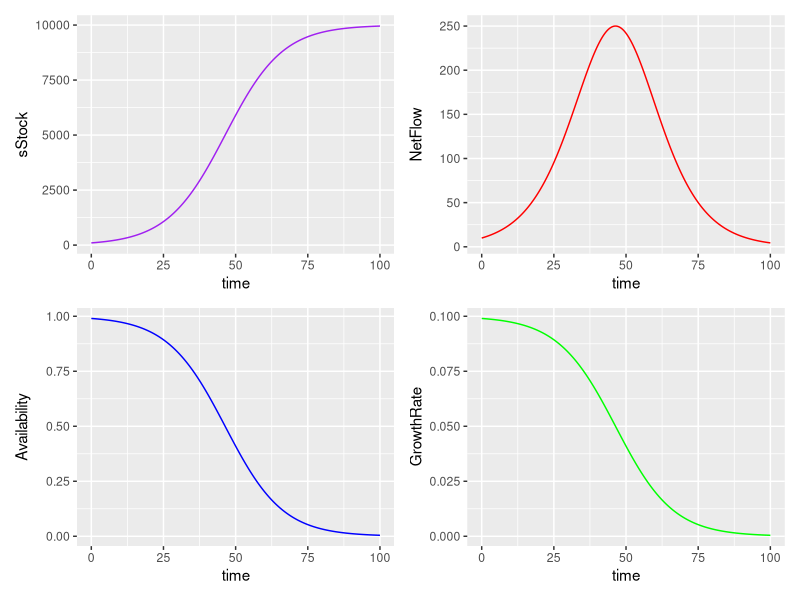

The R source for this figure: (Note: this script raises an error after producing the figure.)
#S-shaped growth example from ch 3 of Duggan

library(tidyverse)
library(deSolve)
library(gridExtra)
library(patchwork)

# Set the time period and step. Define the stocks and auxiliaries.
START <- 0
FINISH <- 100
STEP <- 0.25
simtime <- seq(START, FINISH, by = STEP)
stocks <- c(sStock = 100)
auxs <- c(aCapacity = 10000, 
          aRef.Availability = 1,
          aRef.GrowthRate = 0.10)

model <- function(time, stocks, auxs){
  with(as.list(c(stocks, auxs)),{
    aAvailability <- 1 - sStock / aCapacity
    aEffect <- aAvailability / aRef.Availability
    aGrowth.Rate <- aRef.GrowthRate * aEffect
    fNet.Flow <- sStock * aGrowth.Rate
    dS_dt <- fNet.Flow
    return(list(c(dS_dt), NetFlow = fNet.Flow,
                GrowthRate = aGrowth.Rate, 
                Effect = aEffect,
                Availability = aAvailability))
  })
}

# Create the data frame
sModel <- data.frame(ode(y = stocks, times = simtime, func = model,
                         parms = auxs, method = "euler"))


stockTimePlot <- sModel %>% 
  ggplot() +
  geom_line(aes(time, sStock), color = "purple") 
  

availTimePlot <- sModel %>% 
  ggplot() +
  geom_line(aes(time, Availability), color = "blue")

netflowTimePlot <- sModel %>% 
  ggplot() +
  geom_line(aes(time, NetFlow), color = "red")

growthrateTimePlot <- sModel %>% 
  ggplot() +
  geom_line(aes(time, GrowthRate), color = "green")

stockTimePlot + netflowTimePlot + availTimePlot + growthrateTimePlot


#how is this different than a loop? - gets the same answer
lModel <- data.frame(time=simtime,
                 sStock=NA_real_, 
                 NetFlow=NA_real_,
                 GrowthRate=NA_real_,
                 Effect=NA_real_,
                 Availability=NA_real_)
lModel$sStock[1] <- stocks

for(i in 1:length(simtime)){
  lModel$Availability[i] <- 1 - lModel$sStock[i] / auxs["aCapacity"]
  lModel$Effect[i] <- lModel$Availability[i] / auxs["aRef.Availability"]
  lModel$GrowthRate[i] <- auxs["aRef.GrowthRate"] * lModel$Effect[i]
  lModel$NetFlow[i] <- lModel$sStock[i] * lModel$GrowthRate[i]
  lModel$sStock[i+1] <- lModel$sStock[i] + lModel$NetFlow[i]/4

}


model <- function(time, stocks, auxs){
  with(as.list(c(stocks, auxs)),{
    aAvailability <- 1 - sStock / aCapacity
    aEffect <- aAvailability / aRef.Availability
    aGrowth.Rate <- aRef.GrowthRate * aEffect
    fNet.Flow <- sStock * aGrowth.Rate
    dS_dt <- fNet.Flow
    return(list(c(dS_dt), NetFlow = fNet.Flow,
                GrowthRate = aGrowth.Rate, 
                Effect = aEffect,
                Availability = aAvailability))
  })
}

#write the funcion in more idiomatic R
start_time <- 0
end_time <- 100
step_val <- 0.25
simtime <- seq(start_time, end_time, by = step_val)
stock <- 100
capacity <- 10000
ref_availability <-  1
ref_growth_rate <-  0.10

model_alt <- function(){
    availability <- 1 - stock / capacity
    effect <- availability / ref_availability
    growth_rate <- ref_growth_rate * effect
    net_flow <- stock * growth_rate
    dS_dt <- net_flow
    return(list(c(dS_dt), NetFlow = net_flow,
                GrowthRate = growth_rate, 
                Effect = effect,
                Availability = availability))
}

aModel <- data.frame(ode(y = stock, times = simtime, func = model_alt,
                         parms = c(capacity=capacity,ref_availability=ref_availability,ref_growth_rate=ref_growth_rate), 
                         method = "euler"))
